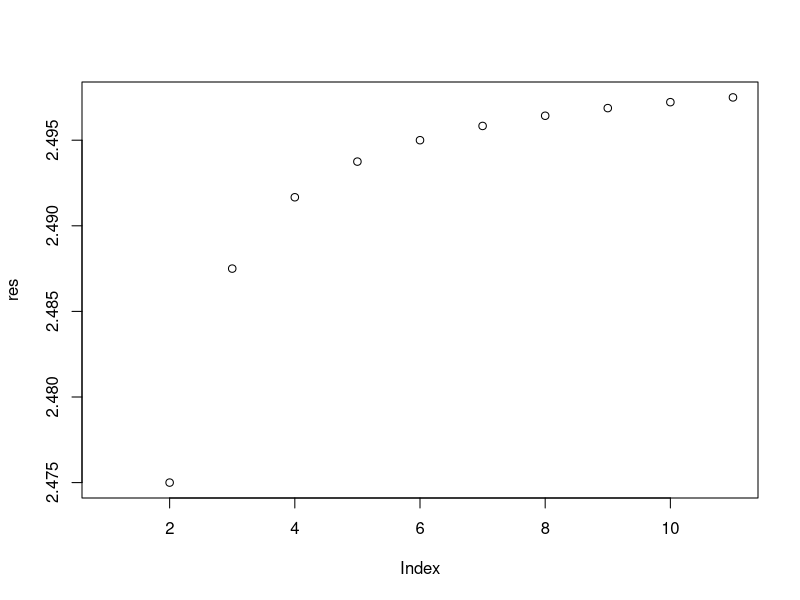
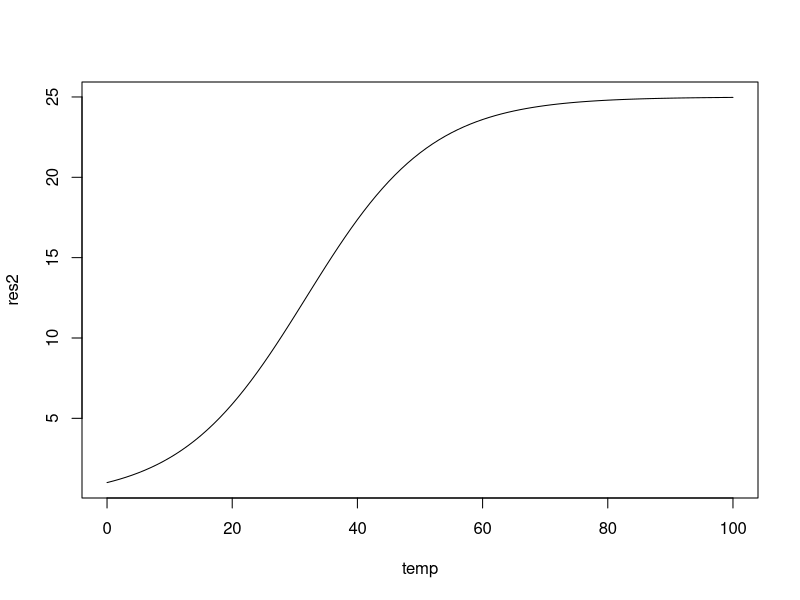
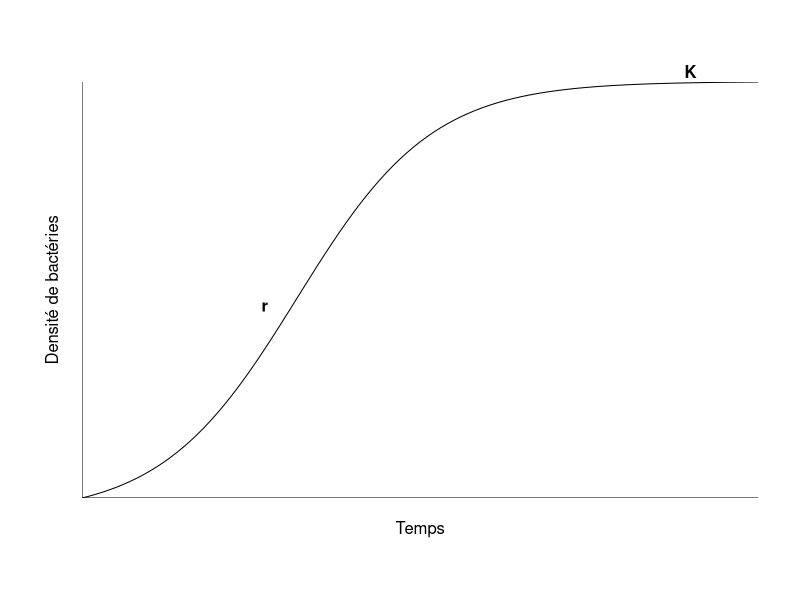
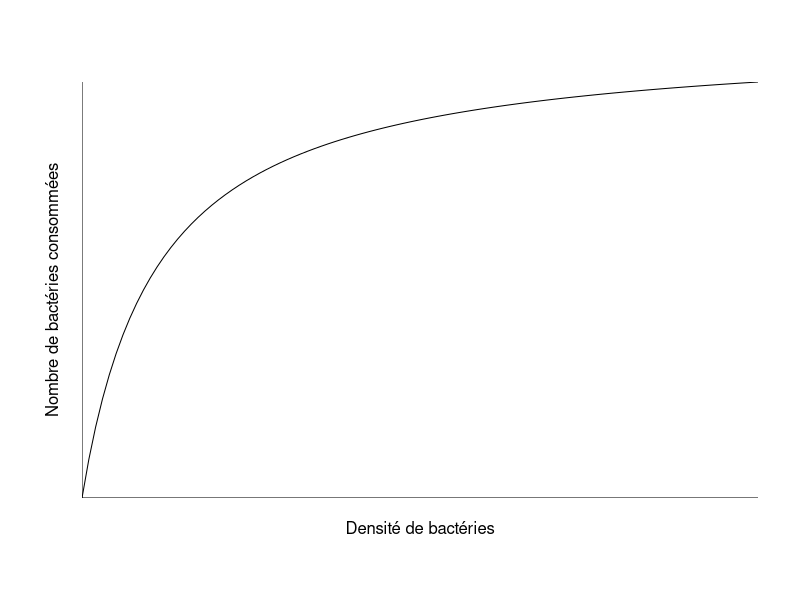
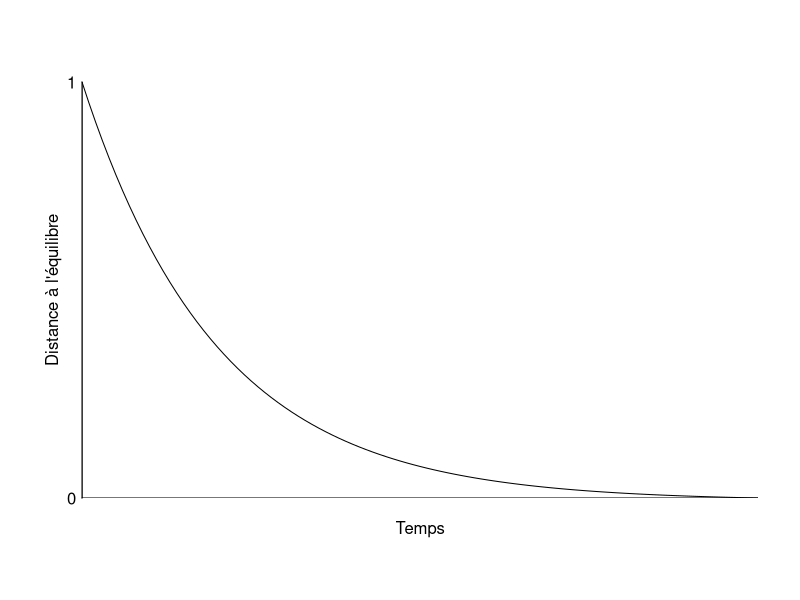

Write the R code that produced these figures, in order. (Note: this script raises an error after producing the figures.)
setwd("~/GitHub/Talk_seminar1UdeS/figuresAz")

## Logistic equation
funLog=function(P,r,K){
  dP=r*P*(1-(P/K))
}

r=0.1
K=25
P=seq(0,100,10)
res=funLog(r,K,P)
plot(res)

## Solution of Logistic equation
temp=seq(0,100,1)

solLog=function(P0,r,K,t){
  Pt=(K*P0*exp(r*t))/(K+(P0*(exp(r*t)-1)))
}

P0=1
res2=solLog(P0,r,K,t=temp)
plot(temp,res2,type='l')

pdf("logistic.pdf",width=5,height=5)
par(xaxs='i',yaxs='i')

par(mgp = c(1.5, 0.3, 0), tck = 0, family = 'sans')
plot(temp,res2,ann=F,type='n',axes='F')
abline(v=0)
abline(h=min(res2))
mtext(text="Densité de bactéries",side=2,line=1,font=1,cex=1,family="sans")
mtext(text='Temps',side=1,line=1,font=1,cex=1,family="sans")
lines(temp,res2)
text(27,12,"r",font=2,cex=1)
mtext("K",side=3,font=2,cex=1,at=90)
dev.off()

### Functional response

funcR=function(a,R,h){
  fR=(a*R)/(1+a*h*R)
}

a=0.2
h=0.5
R=seq(1,100,1)

resFR=funcR(a,R,h)

pdf("repfonc.pdf",width=5,height=5)
par(xaxs='i',yaxs='i')
par(mgp = c(1.5, 0.3, 0), tck = 0, family = 'sans')
plot(R,resFR,ann=F,type='n',axes='F')
abline(h=min(resFR))
abline(v=min(R))
mtext(text="Nombre de bactéries consommées",side=2,line=1,font=1,cex=1,family="sans")
mtext(text='Densité de bactéries',side=1,line=1,font=1,cex=1,family="sans")
lines(R,resFR)
dev.off()


### Plot distance to equilibrium
a=0.5
t=seq(0,10,0.1)
dis=exp(-a*t)

pdf("disequ2.pdf",width=5,height=5)
par(xaxs='i',yaxs='i')
par(mgp = c(1.5, 0.3, 0), tck = 0, family = 'sans')
plot(t,dis,ann=F,type='n',axes='F')
axis(2,at=c(min(dis),1),labels=c(0,1),las=2)
abline(h=min(dis))
abline(v=min(t))
mtext(text="Distance à l'équilibre",side=2,line=1,font=1,cex=1,family="sans")
mtext(text='Temps',side=1,line=1,font=1,cex=1,family="sans")
lines(t,dis)
dev.off()

# 2 espèces
A=matrix(c(-1,-4,0,-2),byrow=T,ncol=2)
u=c(0.9,0.4)

t=seq(0,1,0.01)

X1=matrix(0,ncol=length(t),nrow=2)

for (i in 1:length(t)) {
  X1[,i]=expm(t[i]*A)%*%u
}

xt1=sqrt(X1[1,]^2+X1[2,]^2)

plot(t,X1[1,],type='l')
lines(t,X1[2,],type='l')
plot(t,log(xt1),ylab="Distance to equilibrium",xlab="Time",type="l",main='',col='red',lwd=2,xaxt='n',yaxt='n')

## Observés-attendus

y=seq(0,10,0.1)
stoch=rnorm(y,y,0.7)
color=rgb(0,0,0,alpha=0.20) 

pdf("yx.pdf",width=5,height=5)
par(xaxs='i',yaxs='i')
par(mgp = c(1.5, 0.3, 0), tck = 0, family = 'sans')
plot(y,y,ann=F,type='n',axes='F')
abline(h=min(y))
abline(v=min(y))
mtext(text="Observés",side=2,line=0.5,font=1,cex=1,family="sans")
mtext(text='Prédis',side=1,line=0.5,font=1,cex=1,family="sans")
lines(y,y,lwd=2)
points(stoch,y,col=color,pch=16)
dev.off()
